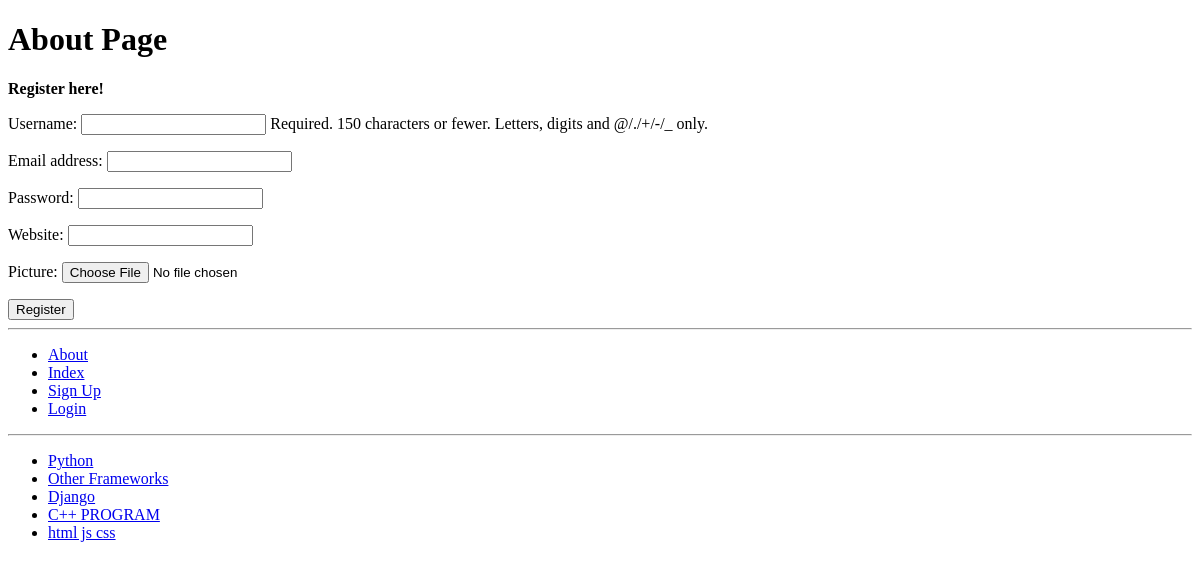
The app's page /rango/register/, older data.
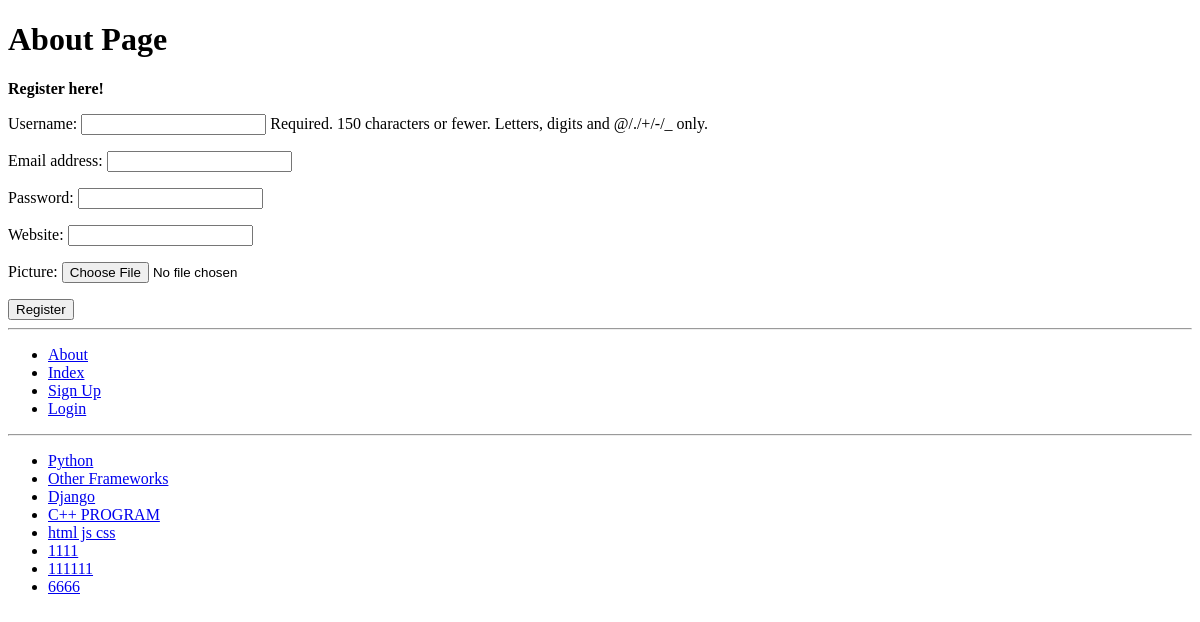
The same page, newer data.
### rango/models.py (models this page shows, shortened)
class Category(models.Model):
	name = models.CharField(max_length = 128, unique = True)
	views = models.IntegerField(default = 0)
	likes = models.IntegerField(default = 0)
	slug = models.SlugField(default = "")
	class Meta:
		verbose_name_plural = 'categories'

### rango/views.py (the view)
def register(request):
	registered = False
	if request.method == 'POST':
		user_form = UserForm(data = request.POST)
		profile_form = UserProfileForm(data = request.POST)
		if user_form.is_valid() and profile_form.is_valid():
			user = user_form.save()
			user.set_password(user.password)
			user.save()
			profile = profile_form.save(commit = False)
			profile.user = user
			if 'picture' in request.FILES:
				profile.picture = request.FILES['picture']
			profile.save()
			registered = True
		else:
			print user_form.errors, profile_form.errors
	else:
		user_form = UserForm()
		profile_form = UserProfileForm()
	return render(request, 'rango/register.html', {
		'user_form': user_form,
		'profile_form': profile_form,
		'registered': registered
		})

### rango/forms.py
class UserForm(forms.ModelForm):
	password = forms.CharField(widget = forms.PasswordInput())
	class Meta:
		model = User
		fields = ('username', 'email', 'password')

class UserProfileForm(forms.ModelForm):
	class Meta:
		model = UserProfile
		fields = ('website', 'picture')

### rango/templatetags/rango_template_tags.py (called while the page is built)
@register.inclusion_tag('rango/cats.html')
def get_category_list(cat = None):
	return {'cats': Category.objects.all(),
		'act_cat': cat}

### templates/rango/register.html (shortened to what this page needs)
{% extends 'rango/base.html' %}
{% load staticfiles %}
{% block body_block %}
	<h1>About Page</h1>
	{% if registered %}
		<strong>Thank you for registering!</strong>
		<a href="{% url 'index' %}">Return to the homepage</a><br />
	{% else %}
		<strong>Register here!</strong>
		<form id = "user_form" method = "post" action = "{% url 'register' %}" enctype="multipart/form-data">
		{{ user_form.as_p }}
		{{ profile_form.as_p }}
		<input type="submit" name="submit" value="Register">
		</form>
	{% endif %}
{% endblock %}

### templates/rango/cats.html
<ul>
	{% if cats %}
		{% for c in cats %}
			{% if c == act_cat %}
				<li>
				<h3>
				<a href="{% url 'show_category' c.slug %}">{{ c.name }}</a>
				</h3>
				</li>
			{% else %}
				<li>
				<a href="{% url 'show_category' c.slug %}">{{ c.name }}</a>
				</li>
			{% endif %}
		{% endfor %}
	{% else %}
		<h1>There are no category present.</h1>
	{% endif %}
</ul>

Row changes from the older to the newer data that the page shows:
added Category: name "1111"
added Category: name "111111"
added Category: name "6666"
